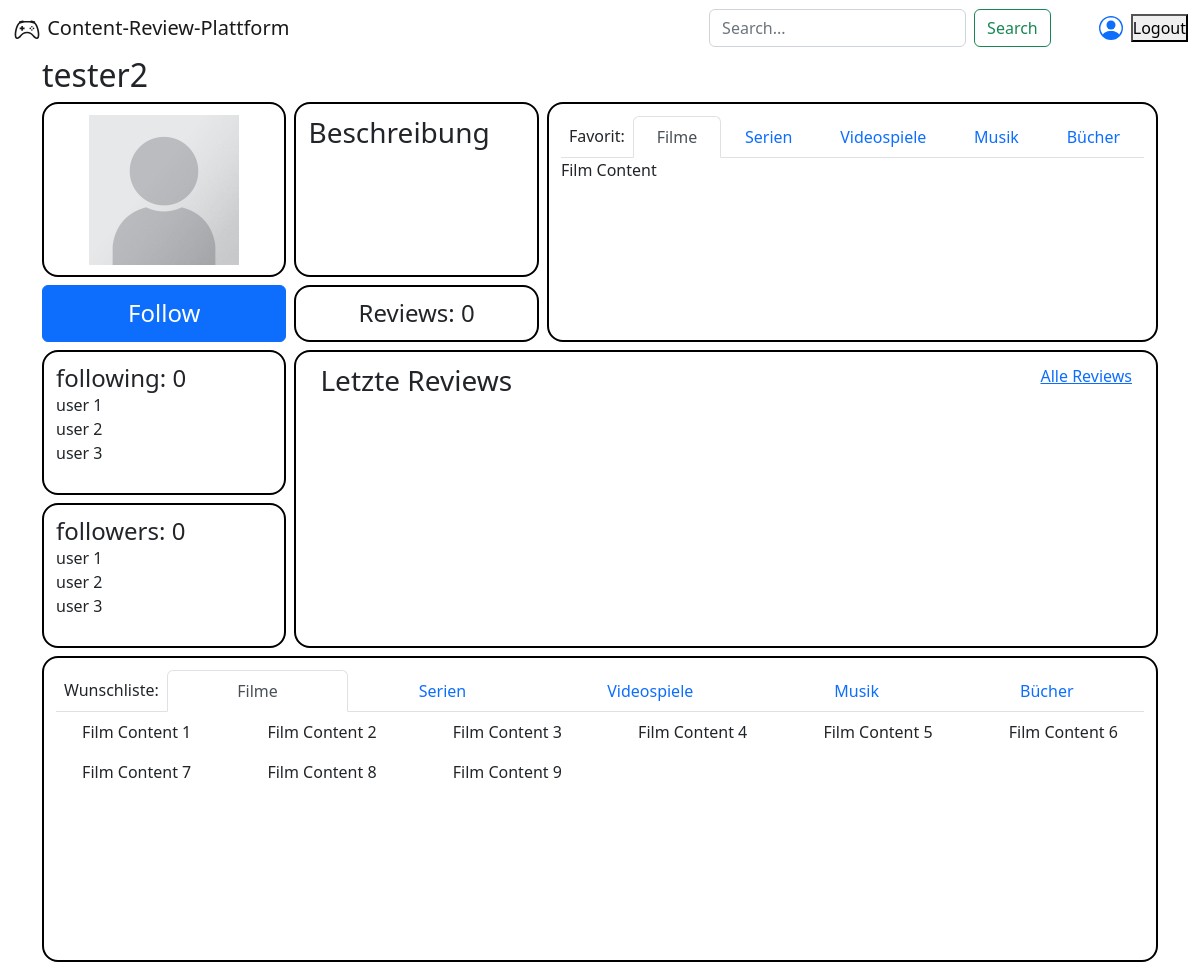
The page /profile.php?id=1001 (signed in) on the database as committed earlier.
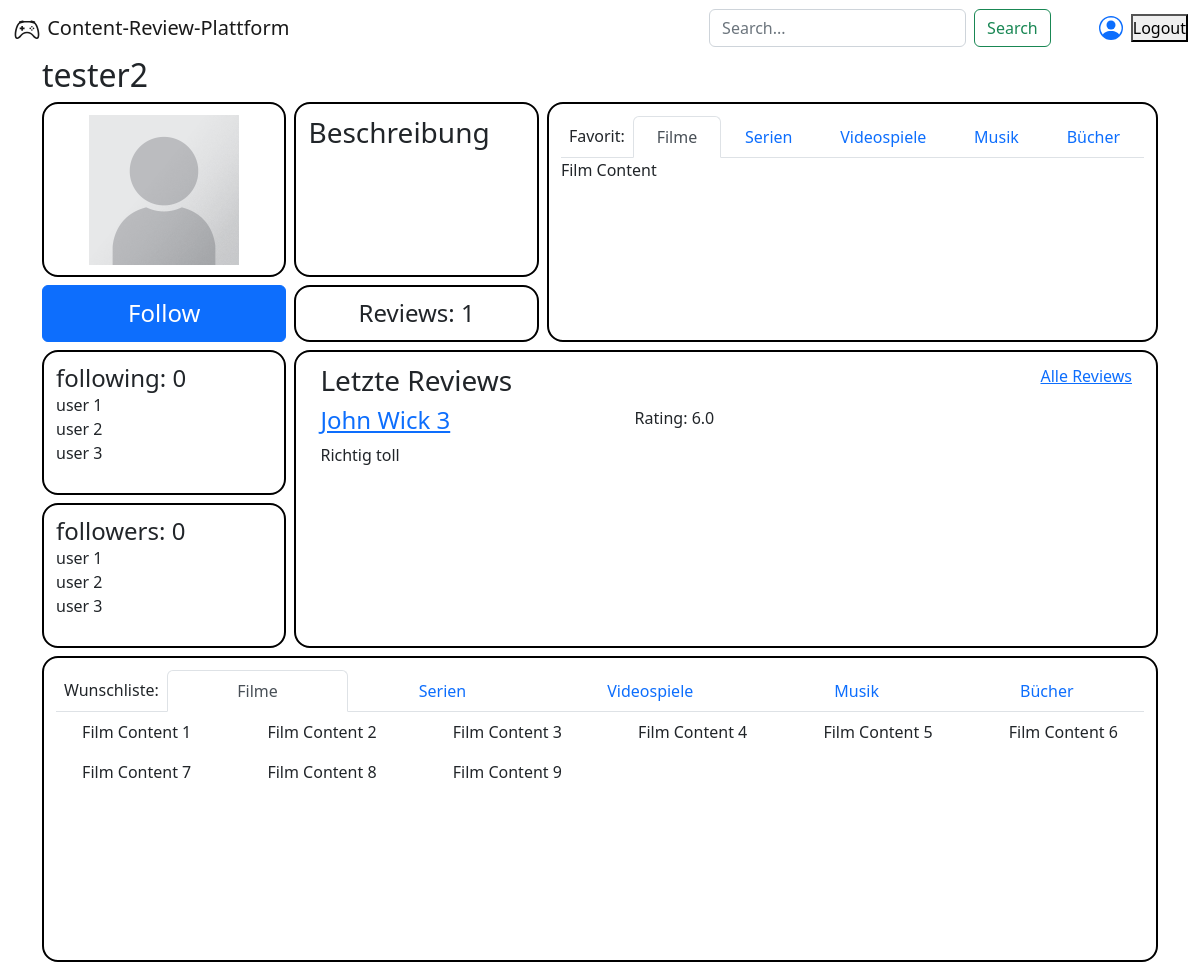
The same page on the database as committed later.
### tables this page shows
CREATE TABLE `review` (
  `User` int(11) NOT NULL,
  `Content` int(11) NOT NULL,
  `Inhalt` text NOT NULL,
  `Bewertung` decimal(3,1) NOT NULL,
  `Timestamp` datetime NOT NULL,
  PRIMARY KEY (`User`,`Content`),
  KEY `Content` (`Content`),
  CONSTRAINT `review_ibfk_2` FOREIGN KEY (`Content`) REFERENCES `content` (`ID`),
  CONSTRAINT `review_ibfk_3` FOREIGN KEY (`User`) REFERENCES `user` (`ID`)
);

CREATE TABLE `content` (
  `ID` int(11) NOT NULL AUTO_INCREMENT,
  `Titel` varchar(255) NOT NULL,
  `Beschreibung` varchar(510) DEFAULT NULL,
  `Bild` mediumblob DEFAULT NULL,
  `Kategorie` int(11) NOT NULL,
  PRIMARY KEY (`ID`),
  KEY `FK_kategorie` (`Kategorie`),
  CONSTRAINT `FK_kategorie` FOREIGN KEY (`Kategorie`) REFERENCES `kategorie` (`ID`)
);

### profile.php (the view, shortened to what the changed rows need)
<!DOCTYPE html>
<html lang="en">
<head>
    <link href="css/style.css" rel="stylesheet">
    <link href="css/profilegrid.css" rel="stylesheet">
    <link href="https://cdn.jsdelivr.net/npm/bootstrap@5.2.0/dist/css/bootstrap.min.css" rel="stylesheet"
>
    <?php
    include './navbar.php';
    ?>
</head>
<body>
    <div class="container">
        <?php
        require 'includes/dbcon.inc.php';
        $stmt = $con->prepare("SELECT Username FROM user WHERE ID=?;");
        $stmt->bind_param('i', $_GET["id"]);
        $stmt->execute();
        $result = $stmt->get_result();
        $row = $result->fetch_array()[0];
        echo '<h2>' . $row . '</h2>';
        ?>
    </div>
    <div class="container profile mb-2">
        <div class="reviews text-center">
            <?php
            require 'includes/dbcon.inc.php';
            $stmt = $con->prepare("SELECT COUNT(Content) FROM review WHERE User=?;");
            $stmt->bind_param('i', $_GET["id"]);
            $stmt->execute();
            $result = $stmt->get_result();
            $row = $result->fetch_array()[0];
            echo '<h4 class="mb-0">Reviews: ' . $row . '</h4>';
            ?>
        </div>
        <div class="recentrev">
            <div class="container h-100">
                <div class="row">
                    <?php
                    require 'includes/dbcon.inc.php';
                    $stmt = $con->prepare("SELECT r.Inhalt, r.Bewertung, c.titel, r.User, r.Content FROM review as r
                        JOIN content as c on c.ID = r.Content WHERE User=? ORDER BY r.Timestamp LIMIT 2;");
                    $stmt->bind_param('i', $_GET["id"]);
                    $stmt->execute();
                    $result = $stmt->get_result();
                    $data = $result->fetch_all();
                    foreach ($data as $item) {
                        echo '
                            <div class="col-12 col-lg-6 col-xl-6 col-md-6" >
                                <div class="row">
                                    <a class="col-6" href="review.php?uid=' . $item[3] . '&cid=' . $item[4] . '">
                                        <h4 >' . $item[2] . '</h4>
                                    </a>
                                    <div class="col-6 text-end">Rating: ' . $item[1] . '</div>
                                    <div class="col-12">' . $item[0] . '</div>
                                </div>
                            </div>
                            ';
                    }
                    ?>
                </div>
            </div>
        </div>
        <div class="list">
            <div class="tab-content" id="nav-tabContent">
                <div class="tab-pane fade show active" id="list-film" role="tabpanel" aria-labelledby="list-film-tab">
                    <div class="row mt-2">
                        <?php
                            for($i = 1; $i <= 9; $i++) {
                                echo '  <div class="col-4 col-sm-2 text-center">
                                            <p>Film Content '.$i.'</p>
                                        </div>';
                            }
                        ?>
                    </div>
                </div>
            </div>
        </div>
    </div>
</body>
</html>

Rows that differ between the two databases and show on the page:
added review: Content.Titel "John Wick 3", Bewertung "6.0", Inhalt "Richtig toll"
Other text that changed with them:
$row: "0" → "1"
